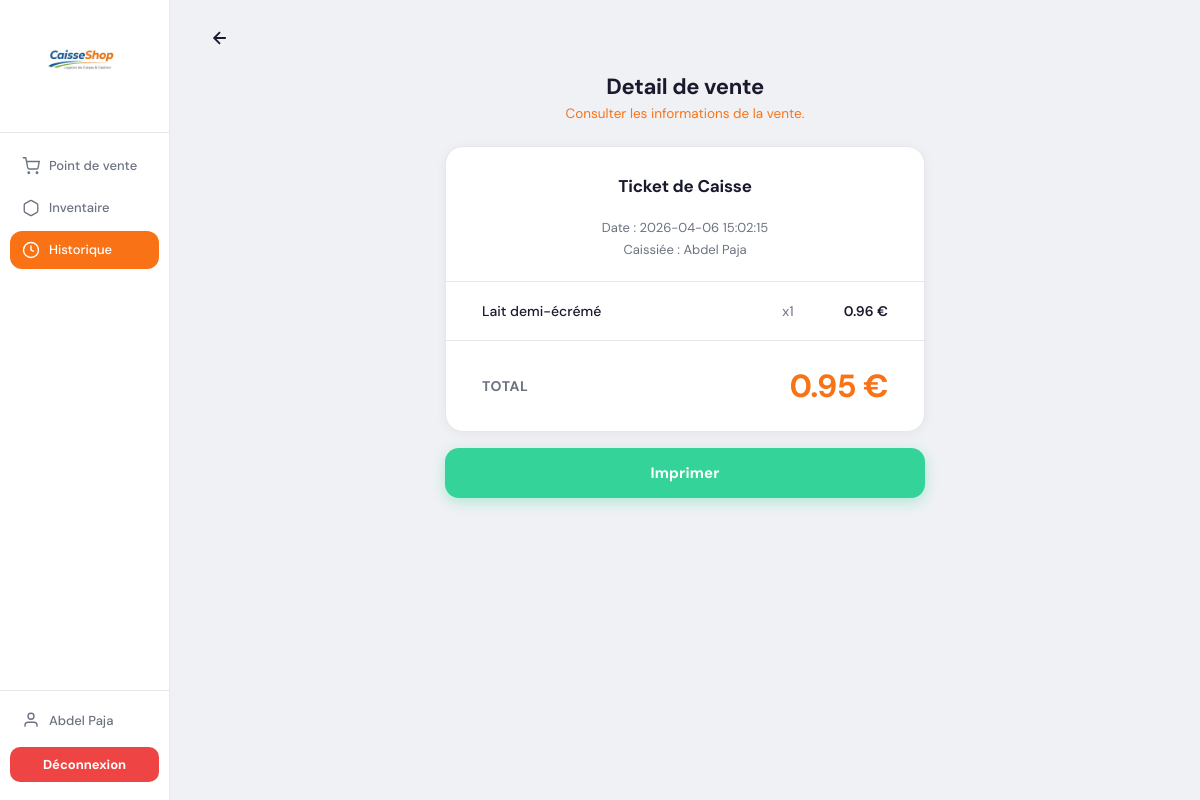
The app's page /Pages/detail-vente.php?id_vente=1 (signed in) with its own data.
### tables this page shows
CREATE TABLE `ventes` (
  `Id` int(11) NOT NULL,
  `Id_user` int(11) NOT NULL,
  `Total` float NOT NULL,
  `Date` timestamp NOT NULL DEFAULT current_timestamp() ON UPDATE current_timestamp()
);

CREATE TABLE `paniers` (
  `Id` int(11) NOT NULL,
  `Id_produit` int(11) NOT NULL,
  `Id_vente` int(11) NOT NULL,
  `Quantite` int(11) NOT NULL
);

CREATE TABLE `users` (
  `Id` int(11) NOT NULL,
  `Nom` varchar(64) NOT NULL,
  `Prenom` varchar(64) NOT NULL,
  `Email` varchar(128) NOT NULL,
  `Password` varchar(255) NOT NULL
);

CREATE TABLE `produits` (
  `Id` int(11) NOT NULL,
  `Nom_produit` varchar(64) NOT NULL,
  `Description` varchar(1020) NOT NULL,
  `Prix` float NOT NULL,
  `Code_barre` varchar(8) NOT NULL,
  `Stock` int(11) NOT NULL,
  `ImgChemin` varchar(128) NOT NULL
);

### Pages/detail-vente.php (the view, shortened to what this page needs)
<?php
require_once(__DIR__ . '/../fonciton/ConnexionBDD.php');
?>
<!DOCTYPE html>
<html lang="fr">
<head>
  <link rel="stylesheet" href="../styles/detail-vente.css">
</head>
<body>
<div class="app">
  <aside class="sidebar">
    <div class="sidebar-logo">
      <img src="../images/logo-removebg-preview.png" alt="CaisseShop">
    </div>
    <nav class="sidebar-nav">
      <a href="point-de-vente.php" class="nav-item">
        <svg fill="none" viewBox="0 0 24 24" stroke="currentColor" stroke-width="1.8"><circle cx="9" cy="21" r="1"/><circle cx="20" cy="21" r="1"/><path d="M1 1h4l2.68 13.39a2 2 0 0 0 2 1.61h9.72a2 2 0 0 0 2-1.61L23 6H6"/></svg>
        Point de vente
      </a>
      <a href="inventaire.php" class="nav-item">
        <svg fill="none" viewBox="0 0 24 24" stroke="currentColor" stroke-width="1.8"><path d="M21 16V8a2 2 0 0 0-1-1.73l-7-4a2 2 0 0 0-2 0l-7 4A2 2 0 0 0 3 8v8a2 2 0 0 0 1 1.73l7 4a2 2 0 0 0 2 0l7-4A2 2 0 0 0 21 16z"/></svg>
        Inventaire
      </a>
      <a href="historique.php" class="nav-item active">
        <svg fill="none" viewBox="0 0 24 24" stroke="currentColor" stroke-width="1.8"><circle cx="12" cy="12" r="10"/><polyline points="12 6 12 12 16 14"/></svg>
        Historique
      </a>
    </nav>
    <div class="sidebar-bottom">
      <a href="#" class="nav-item">
        <svg fill="none" viewBox="0 0 24 24" stroke="currentColor" stroke-width="1.8"><path d="M20 21v-2a4 4 0 0 0-4-4H8a4 4 0 0 0-4 4v2"/><circle cx="12" cy="7" r="4"/></svg>
        <?php
        if (isset($_SESSION['LOGGED_USER'])){
          echo $_SESSION['LOGGED_USER']['nom'].' '.$_SESSION['LOGGED_USER']['prenom'];
        }
        ?>
      </a>
      <a href="login.html" class="btn-logout">Déconnexion</a>
    </div>
  </aside>
  <main class="main">
    <a href="historique.php" class="btn-back">
      <svg fill="none" viewBox="0 0 24 24" stroke="currentColor" stroke-width="2.2">
        <path d="M19 12H5m7-7-7 7 7 7"/>
      </svg>
    </a>
    <div class="page-header">
      <h1 class="page-title">Detail de vente</h1>
      <p class="page-subtitle">Consulter les informations de la vente.</p>
    </div>
    <div class="ticket">
      <h2 class="ticket-title">Ticket de Caisse</h2>
      <?php
      $selectPanier='SELECT vt.Id, us.Nom, us.Prenom, pr.Nom_produit, pa.Quantite, pr.Prix FROM paniers pa
      JOIN ventes vt ON pa.Id_vente = vt.Id
      JOIN produits pr ON pa.Id_produit = pr.Id
      JOIN users us ON vt.Id_user = us.Id
      WHERE pa.Id_vente=:Id_vente';
      $selection_Panier=$mysqlClient->prepare($selectPanier);
      $selection_Panier->execute([
          'Id_vente' => $_GET['id_vente'],
          ]);
      $listePanier=$selection_Panier->fetchAll();
      $selectVente='SELECT * FROM ventes WHERE Id=:Id';
      $selection_Vente=$mysqlClient->prepare($selectVente);
      $selection_Vente->execute([
          'Id' => $_GET['id_vente'],
          ]);
      $listeVente=$selection_Vente->fetchAll();
      ?>
      <div class="ticket-meta">
        <p>Date : <?php echo $listeVente[0]['Date'] ?></p>
        <p>Caissiée : <?php echo $listePanier[0]['Nom'].' '. $listePanier[0]['Prenom']?></p>
      </div>
      <div class="ticket-divider"></div>
      <?php for ($i=0; $i < count($listePanier); $i++) { ?>
        <div class="ticket-lines">
          <div class="ticket-line">
            <span class="line-name"><?php echo $listePanier[$i]['Nom_produit'] ?></span>
            <span class="line-qty">x<?php echo $listePanier[$i]['Quantite'] ?></span>
            <span class="line-price"><?php echo $listePanier[$i]['Prix'] ?> €</span>
          </div>
        </div>
        <div class="ticket-divider"></div>
      <?php }?>
        <div class="ticket-total">
          <span class="total-label">TOTAL</span>
          <span class="total-amount"><?php echo $listeVente[0]['Total'] ?> €</span>
        </div>
    </div>
    <button class="btn-print" onclick="window.print()">Imprimer</button>
  </main>
</div>
</body>
</html>

### styles/detail-vente.css (style rules this page uses)
:root { --orange: #F97316; --orange-dark: #EA6A0A; --green: #34D399; --green-dark: #059669; --red: #EF4444; --bg-app: #F0F1F5; --bg-sidebar: #FFFFFF; --bg-main: #F4F5F8; --bg-card: #FFFFFF; --text-primary: #1A1A2E; --text-secondary:#6B7280; --text-muted: #9CA3AF; --border: #E5E7EB; --sidebar-w: 170px; --font: 'DM Sans', sans-serif; }
*, *::before, *::after { box-sizing: border-box; margin: 0; padding: 0; }
body { font-family: var(--font); background: var(--bg-app); color: var(--text-primary); min-height: 100vh; -webkit-font-smoothing: antialiased; }
a { text-decoration: none; color: inherit; }
button { font-family: var(--font); cursor: pointer; border: none; background: none; }
.app { display: grid; grid-template-columns: var(--sidebar-w) 1fr; min-height: 100vh; }
.sidebar { background: var(--bg-sidebar); border-right: 1px solid var(--border); display: flex; flex-direction: column; position: sticky; top: 0; height: 100vh; }
.sidebar-logo { padding: 18px 16px 22px; border-bottom: 1px solid var(--border); }
.sidebar-logo img { width: 100%; max-width: 130px; height: auto; object-fit: contain; }
.sidebar-nav { flex: 1; padding: 14px 10px; display: flex; flex-direction: column; gap: 4px; }
.nav-item { display: flex; align-items: center; gap: 9px; padding: 10px 12px; border-radius: 12px; font-size: 13px; font-weight: 500; color: var(--text-secondary); transition: background .15s, color .15s; }
.nav-item.active { background: var(--orange); color: #fff; }
.nav-item svg { width: 18px; height: 18px; flex-shrink: 0; }
.sidebar-bottom { padding: 10px 10px 18px; border-top: 1px solid var(--border); display: flex; flex-direction: column; gap: 8px; }
.btn-logout { display: block; text-align: center; background: var(--red); color: #fff; border-radius: 10px; padding: 9px 10px; font-size: 13px; font-weight: 700; transition: opacity .15s; }
.main { padding: 20px 0 48px; display: flex; flex-direction: column; align-items: center; overflow-y: auto; }
.btn-back { align-self: flex-start; margin-left: 32px; display: inline-flex; align-items: center; justify-content: center; width: 36px; height: 36px; border-radius: 50%; color: var(--text-primary); margin-bottom: 16px; transition: background .15s; }
.btn-back svg { width: 20px; height: 20px; }
.page-header { text-align: center; margin-bottom: 24px; }
.page-title { font-size: 22px; font-weight: 700; color: var(--text-primary); letter-spacing: -.3px; margin-bottom: 4px; }
.page-subtitle { font-size: 13.5px; color: var(--orange); }
.ticket { background: var(--bg-card); border: 1px solid var(--border); border-radius: 18px; padding: 28px 36px 24px; width: 100%; max-width: 480px; box-shadow: 0 2px 12px rgba(0,0,0,.05); }
.ticket-title { font-size: 17px; font-weight: 700; color: var(--text-primary); text-align: center; margin-bottom: 20px; letter-spacing: -.2px; }
.ticket-meta { text-align: center; margin-bottom: 20px; }
.ticket-meta p { font-size: 13px; color: var(--text-secondary); line-height: 1.7; }
.ticket-divider { height: 1px; background: var(--border); margin: 0 -36px 20px; }
.ticket-lines { display: flex; flex-direction: column; gap: 14px; margin-bottom: 20px; }
.ticket-line { display: flex; align-items: center; }
.line-name { flex: 1; font-size: 14px; color: var(--text-primary); font-weight: 500; }
.line-qty { font-size: 14px; color: var(--text-secondary); width: 60px; text-align: center; }
.line-price { font-size: 14px; font-weight: 600; color: var(--text-primary); width: 70px; text-align: right; }
.ticket-total { display: flex; align-items: center; justify-content: space-between; padding-top: 4px; }
.total-label { font-size: 14px; font-weight: 700; color: var(--text-secondary); letter-spacing: .5px; text-transform: uppercase; }
.total-amount { font-size: 32px; font-weight: 700; color: var(--orange); letter-spacing: -.5px; }
.btn-print { margin-top: 16px; width: 100%; max-width: 480px; height: 50px; background: var(--green); color: #fff; border-radius: 14px; font-size: 15px; font-weight: 700; letter-spacing: .2px; box-shadow: 0 4px 14px rgba(52,211,153,.35); transition: background .15s, transform .1s; }

### records on screen
ventes: Date "2026-04-06 15:02:15", Total "0.95"
paniers: users.Nom "Abdel", users.Prenom "Paja", Id_produit.Nom_produit "Lait demi-écrémé", Quantite "1", Id_produit.Prix "0.96"

### other values on screen
$_SESSION['LOGGED_USER']['nom'] "Abdel"
$_SESSION['LOGGED_USER']['prenom'] "Paja"
